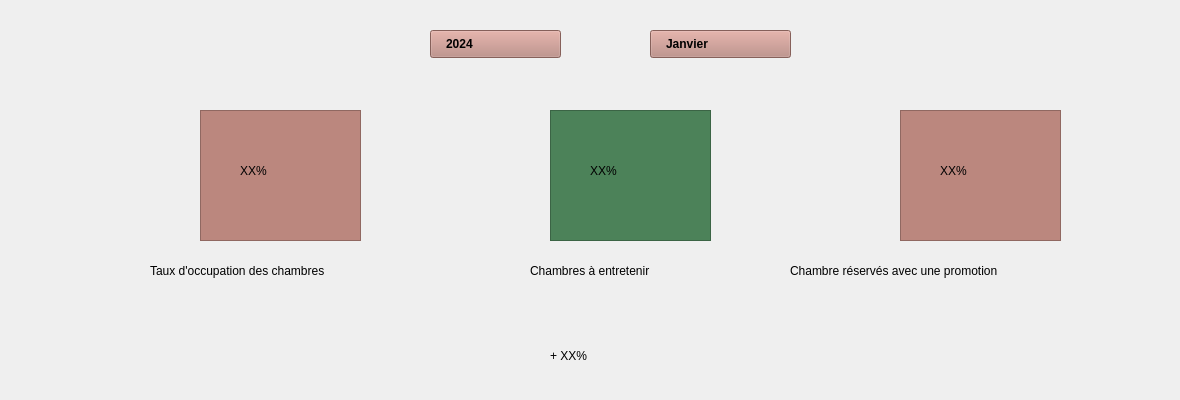
       <widget class="QWidget" name="tab_31">
        <attribute name="icon">
         <iconset resource="purestaybackground.qrc">
          <normaloff>:/Purestay/images/icones/statistiques.png</normaloff>:/Purestay/images/icones/statistiques.png</iconset>
        </attribute>
        <attribute name="title">
         <string>Statistique Chambres</string>
        </attribute>
        <widget class="QFrame" name="frame_17">
         <property name="geometry">
          <rect>
           <x>200</x>
           <y>110</y>
           <width>161</width>
           <height>131</height>
          </rect>
         </property>
         <property name="styleSheet">
          <string notr="true"> background: rgb(187,135,126);
</string>
         </property>
         <property name="frameShape">
          <enum>QFrame::StyledPanel</enum>
         </property>
         <property name="frameShadow">
          <enum>QFrame::Raised</enum>
         </property>
         <widget class="QLabel" name="label_137">
          <property name="geometry">
           <rect>
            <x>40</x>
            <y>40</y>
            <width>81</width>
            <height>41</height>
           </rect>
          </property>
          <property name="styleSheet">
           <string notr="true">font: 16pt &quot;Segoe UI&quot;;</string>
          </property>
          <property name="text">
           <string>XX%</string>
          </property>
         </widget>
        </widget>
        <widget class="QFrame" name="frame_27">
         <property name="geometry">
          <rect>
           <x>550</x>
           <y>110</y>
           <width>161</width>
           <height>131</height>
          </rect>
         </property>
         <property name="styleSheet">
          <string notr="true">background:rgb(76,130,89);
</string>
         </property>
         <property name="frameShape">
          <enum>QFrame::StyledPanel</enum>
         </property>
         <property name="frameShadow">
          <enum>QFrame::Raised</enum>
         </property>
         <widget class="QLabel" name="label_138">
          <property name="geometry">
           <rect>
            <x>40</x>
            <y>40</y>
            <width>81</width>
            <height>41</height>
           </rect>
          </property>
          <property name="styleSheet">
           <string notr="true">font: 16pt &quot;Segoe UI&quot;;</string>
          </property>
          <property name="text">
           <string>XX%</string>
          </property>
         </widget>
        </widget>
        <widget class="QFrame" name="frame_28">
         <property name="geometry">
          <rect>
           <x>900</x>
           <y>110</y>
           <width>161</width>
           <height>131</height>
          </rect>
         </property>
         <property name="styleSheet">
          <string notr="true"> background: rgb(187,135,126);
</string>
         </property>
         <property name="frameShape">
          <enum>QFrame::StyledPanel</enum>
         </property>
         <property name="frameShadow">
          <enum>QFrame::Raised</enum>
         </property>
         <widget class="QLabel" name="label_139">
          <property name="geometry">
           <rect>
            <x>40</x>
            <y>40</y>
            <width>81</width>
            <height>41</height>
           </rect>
          </property>
          <property name="styleSheet">
           <string notr="true">font: 16pt &quot;Segoe UI&quot;;</string>
          </property>
          <property name="text">
           <string>XX%</string>
          </property>
         </widget>
        </widget>
        <widget class="QLabel" name="label_140">
         <property name="geometry">
          <rect>
           <x>150</x>
           <y>250</y>
           <width>321</width>
           <height>41</height>
          </rect>
         </property>
         <property name="styleSheet">
          <string notr="true">font: 700 italic 12pt &quot;Segoe UI&quot;;</string>
         </property>
         <property name="text">
          <string>Taux d'occupation des chambres</string>
         </property>
        </widget>
        <widget class="QLabel" name="label_141">
         <property name="geometry">
          <rect>
           <x>530</x>
           <y>250</y>
           <width>231</width>
           <height>41</height>
          </rect>
         </property>
         <property name="styleSheet">
          <string notr="true">font: 700 italic 12pt &quot;Segoe UI&quot;;</string>
         </property>
         <property name="text">
          <string>Chambres à entretenir</string>
         </property>
        </widget>
        <widget class="QLabel" name="label_142">
         <property name="geometry">
          <rect>
           <x>790</x>
           <y>250</y>
           <width>381</width>
           <height>41</height>
          </rect>
         </property>
         <property name="styleSheet">
          <string notr="true">font: 700 italic 12pt &quot;Segoe UI&quot;;</string>
         </property>
         <property name="text">
          <string>Chambre réservés avec une promotion</string>
         </property>
        </widget>
        <widget class="QLabel" name="label_143">
         <property name="geometry">
          <rect>
           <x>550</x>
           <y>320</y>
           <width>171</width>
           <height>71</height>
          </rect>
         </property>
         <property name="styleSheet">
          <string notr="true">font: 900 italic 22pt &quot;Segoe UI&quot;;</string>
         </property>
         <property name="text">
          <string>+ XX%</string>
         </property>
        </widget>
        <widget class="QComboBox" name="comboBox_19">
         <property name="geometry">
          <rect>
           <x>430</x>
           <y>30</y>
           <width>141</width>
           <height>28</height>
          </rect>
         </property>
         <property name="styleSheet">
          <string notr="true">QComboBox
{
margin-right:10px;
appearance:none;
padding-left:15px;
padding-right:20px;
font-weight:600;
background-color: rgb(187, 135, 126);
height:35px;
}
QComboBox::drop-down {
	border:none;
}
QComboBox::down-arrow {
	image:url(:/Purestay/images/icones/arrow.png);
	padding-right:20px;
	width:20px;
	color:white;
}

QComboBox::QListView {
background-color:rgb(129,153,101);
}

QComboBox::QListViewItem {
background-color:rgb(129,153,101);
}





</string>
         </property>
         <item>
          <property name="text">
           <string>2024</string>
          </property>
         </item>
         <item>
          <property name="text">
           <string>2023</string>
          </property>
         </item>
         <item>
          <property name="text">
           <string>2022</string>
          </property>
         </item>
         <item>
          <property name="text">
           <string>2021</string>
          </property>
         </item>
         <item>
          <property name="text">
           <string>2020</string>
          </property>
         </item>
        </widget>
        <widget class="QComboBox" name="comboBox_22">
         <property name="geometry">
          <rect>
           <x>650</x>
           <y>30</y>
           <width>151</width>
           <height>28</height>
          </rect>
         </property>
         <property name="styleSheet">
          <string notr="true">QComboBox
{
margin-right:10px;
appearance:none;
padding-left:15px;
padding-right:20px;
font-weight:600;
background-color: rgb(187, 135, 126);
height:35px;
}
QComboBox::drop-down {
	border:none;
}
QComboBox::down-arrow {
	image:url(:/Purestay/images/icones/arrow.png);
	padding-right:20px;
	width:20px;
	color:white;
}

QComboBox::QListView {
background-color:rgb(129,153,101);
}

QComboBox::QListViewItem {
background-color:rgb(129,153,101);
}





</string>
         </property>
         <item>
          <property name="text">
           <string>Janvier</string>
          </property>
         </item>
         <item>
          <property name="text">
           <string>Fevrier</string>
          </property>
         </item>
         <item>
          <property name="text">
           <string>Mars</string>
          </property>
         </item>
         <item>
          <property name="text">
           <string>Avril</string>
          </property>
         </item>
         <item>
          <property name="text">
           <string>Mai</string>
          </property>
         </item>
         <item>
          <property name="text">
           <string>Juin</string>
          </property>
         </item>
         <item>
          <property name="text">
           <string>Juillet</string>
          </property>
         </item>
         <item>
          <property name="text">
           <string>Août</string>
          </property>
         </item>
         <item>
          <property name="text">
           <string>Septembre</string>
          </property>
         </item>
         <item>
          <property name="text">
           <string>Octobre</string>
          </property>
         </item>
         <item>
          <property name="text">
           <string>Novembre</string>
          </property>
         </item>
         <item>
          <property name="text">
           <string>Décembre</string>
          </property>
         </item>
        </widget>
       </widget>
